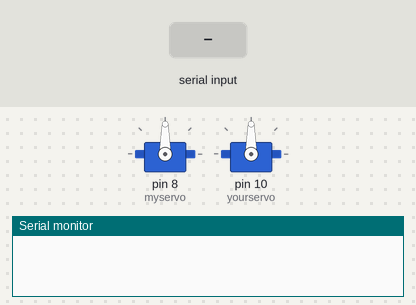
The sketch below on a simulated Arduino Uno, built with avr-gcc and run on an emulated ATmega328P. Shown: 2 × servo, the last lines printed to the serial monitor. The test bench sets the inputs (shaded band).

Above: at 1.2 s.
1.3 s: "1" received over Serial
At 1.7 s:
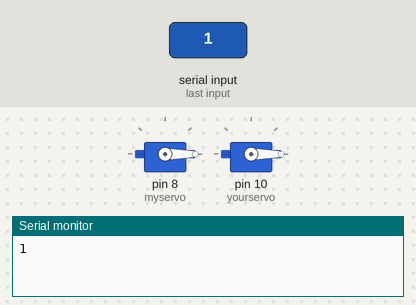
At 11.7 s:
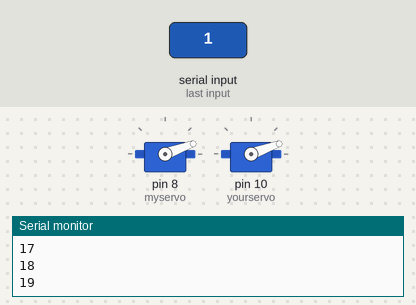
Timing chart, 0 to 13.3 s (numbered marks = the images above; inputs shaded):
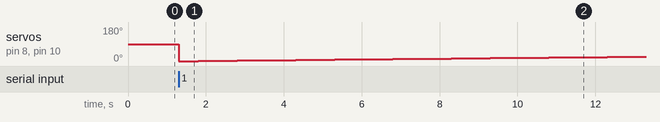

Measured:
- after the input at 1.3 s, servo on pin 8 (myservo), servo on pin 10 (yourservo): 90° → 0° at once, → 1° 0.50 s later, → 2° 0.50 s later, → 3° 0.50 s later, … (24 changes in this stretch)

The sketch:

gerge.ino
```cpp
/*Program to test gerge passing manually */

#include <Servo.h>

Servo myservo;
Servo yourservo;// create servo object to control a servo


int pos = 0;
int pes =0;// variable to store the servo position
char val=2;
void setup()
{
  myservo.attach(8);  // attaches the servo on pin 8 to the servo object

  yourservo.attach(10);

  Serial.begin(9600);
}

void loop()
{

   if(Serial.available()>0){

   val=Serial.read();

  if(val=='1')
  {
    Serial.println(val);
  for(pos = 0; pos <= 125; pos += 1) // goes from 0 degrees to 125 degrees
  {                                  // in steps of 1 degree
    myservo.write(pos);
    if(pos<=90)
    {
      yourservo.write(pos);
    }
    delay(500);

    Serial.println(pos);
  }


  }

  else if(val=='0')
  {
    Serial.println(val);
  for(pos = 125; pos>=0; pos-=1)     // goes from 125 degrees to 0 degrees
 {
   myservo.write(pos);

    if(pos<=90)
    {
      yourservo.write(pos);
    }
   // tell servo to go to position in variable 'pos'
    delay(500);
    Serial.println(pos);
 }

 }

    }
   }
```
